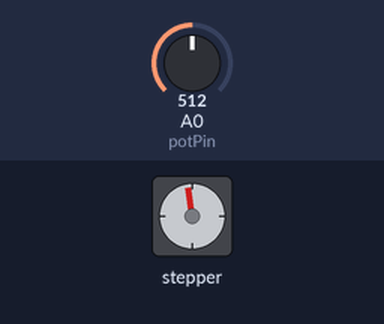
Bench run of a sketch on a simulated Arduino Uno, built with avr-gcc and run on an emulated ATmega328P. Parts: stepper motor. Wiring (inferred from the names in the program): stepper motor (2048 steps per turn assumed): coils pin 10, pin 11, pin 12, pin 13. The inputs (shaded band) are chosen by the test bench; at power-on: A0 (potPin) = 512. What the sketch prints to the serial monitor is not drawn.

Above: at 5.2 s.
5.3 s: A0 (potPin) set to 306
8.3 s: A0 (potPin) set to 122
At 8.75 s:
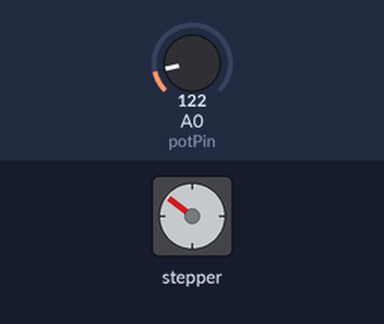
11.3 s: A0 (potPin) set to 511
At 11.49 s:
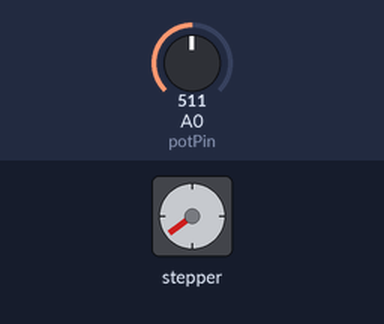
14.3 s: A0 (potPin) set to 0
At 14.72 s:
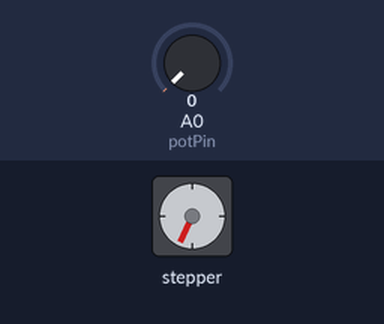
Timing chart, 0 to 24.3 s (numbered marks = the images above; inputs shaded):
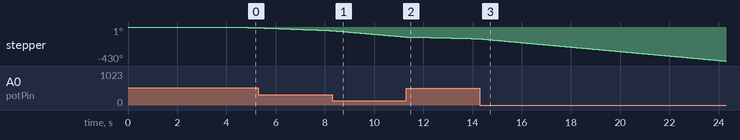

The sketch:

poteintometer_with_dc_motor.ino
```cpp
// (licence header left out)
const int desiredValue = 100;//time in sec for a Revolution

const int dir = 1; // 1 for CW and 2 for CCW

int Pin1 = 10;//IN1 is connected to 10
int Pin2 = 11;//IN2 is connected to 11
int Pin3 = 12;//IN3 is connected to 12
int Pin4 = 13;//IN4 is connected to 13
int potPin = A0;// center pin of pot is connected to this pin
int vcc2 = 2;// additional 5V for potentiometer

int pole1[] ={0,0,0,0, 0,1,1,1, 0};//pole1, 8 step values
int pole2[] ={0,0,0,1, 1,1,0,0, 0};//pole2, 8 step values
int pole3[] ={0,1,1,1, 0,0,0,0, 0};//pole3, 8 step values
int pole4[] ={1,1,0,0, 0,0,0,1, 0};//pole4, 8 step values


int poleStep = 0;
int calcDelayfromTime(int t);
void driveStepper(int c);
int N = calcDelayfromTime(desiredValue);


void setup()
{
 pinMode(Pin1, OUTPUT);//define pin for ULN2003 in1
 pinMode(Pin2, OUTPUT);//define pin for ULN2003 in2
 pinMode(Pin3, OUTPUT);//define pin for ULN2003 in3
 pinMode(Pin4, OUTPUT);//define pin for ULN2003 in4
 pinMode(vcc2, OUTPUT);//define pin as output for 5V for pot
 digitalWrite(vcc2, HIGH);//set vcc2 pin HIGH to have 5V for pot
 Serial.begin(9600);
 Serial.println("Robojax Stepper Control");
 Serial.print("Max time per rev set: ");
 Serial.print(desiredValue);
 Serial.print(" loop delay: ");
 Serial.println(N);
  delay(4000);//give use time to read
}// setup

 void loop()
{
  // Robojax Stepper code S8BYJ-48
 if(dir ==1){
   poleStep++;
    driveStepper(poleStep);
 }else if(dir ==2){
   poleStep--;
    driveStepper(poleStep);
 }else{
  driveStepper(8);
 }
 if(poleStep>7){
   poleStep=0;
 }
 if(poleStep<0){
   poleStep=7;
 }
 int potValue =analogRead(potPin);// read potentiometer value
 int speed = map(potValue,0, 1023, 1,N);
 Serial.println(speed);
 delay(speed);


}// loop

int calcDelayfromTime(int t){
  return ((t-5)/4)+1;
}//


/*
 * @brief sends signal to the motor
 * @param "c" is integer representing the pol of motor
 * @return does not return anything
 *
 * www.Robojax.com code June 2019
 */
void driveStepper(int c)
{
     digitalWrite(Pin1, pole1[c]);
     digitalWrite(Pin2, pole2[c]);
     digitalWrite(Pin3, pole3[c]);
     digitalWrite(Pin4, pole4[c]);
}//driveStepper end here
```
